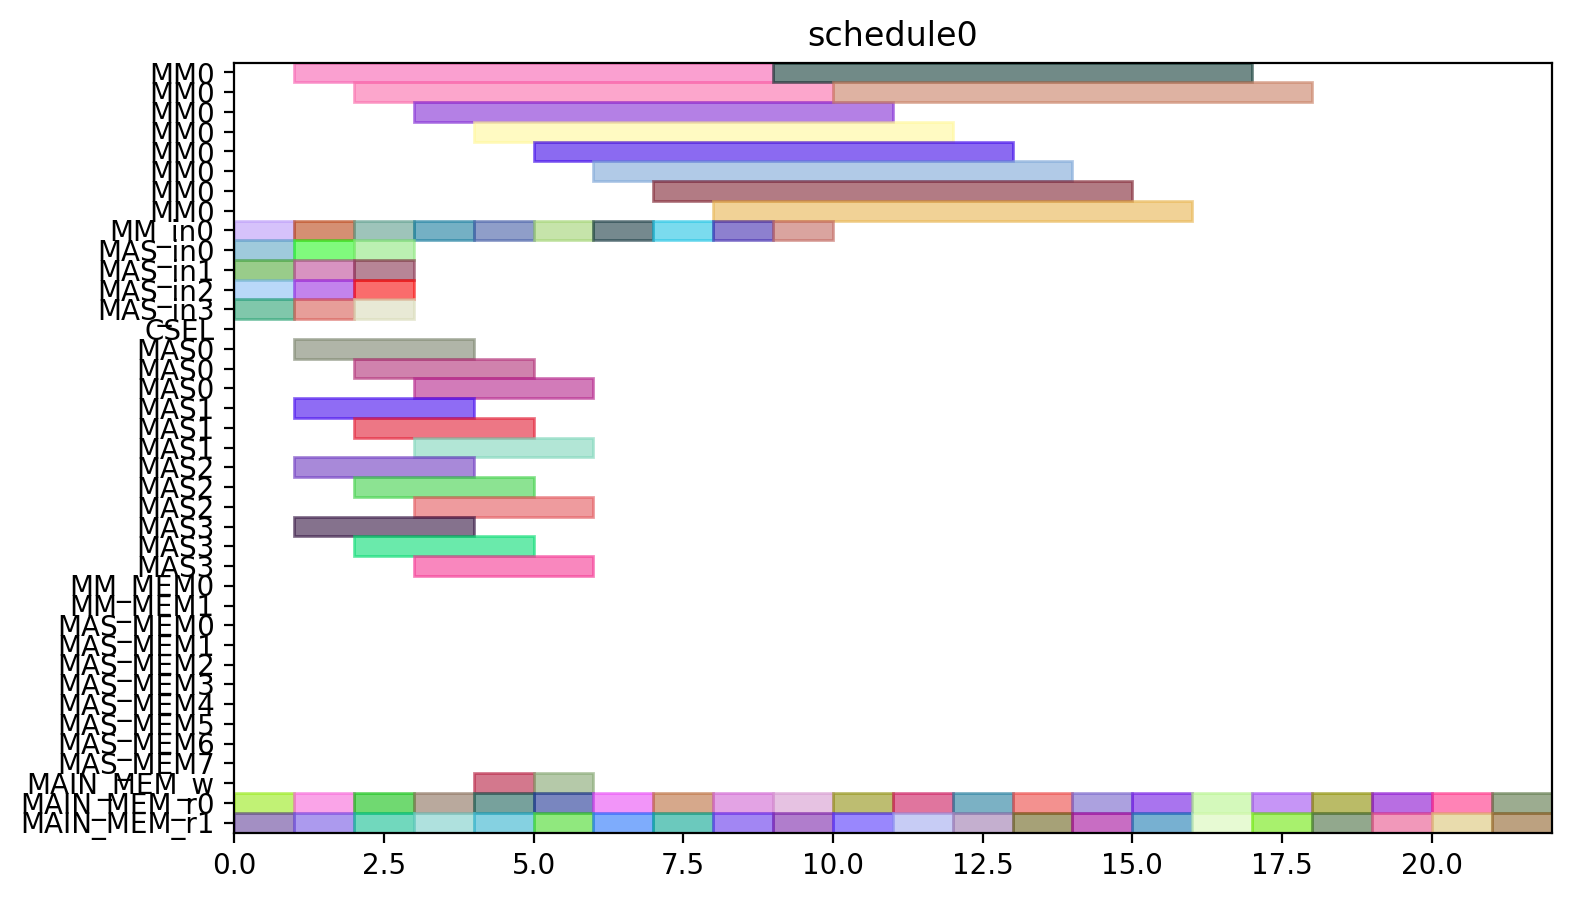

Source code (Python):
from pyschedule import Scenario, solvers, plotters, alt


def solve():
	horizon = 90
	S = Scenario("schedule0", horizon=horizon)

	# resource
	MM = S.Resources('MM', num=1, size=8)
	MM_in = S.Resources('MM_in', num=1)
	MAS_in = S.Resources('MAS_in', num=4)
	CSEL = S.Resource('CSEL')
	MAS = S.Resources('MAS', num=4, size=3, periods=range(1, horizon))
	MM_MEM = S.Resources('MM_MEM', num=2)
	MAS_MEM = S.Resources('MAS_MEM', num=8)
	MAIN_MEM_w = S.Resource('MAIN_MEM_w', size=1)
	MAIN_MEM_r = S.Resources('MAIN_MEM_r', num=2)

	# result of previous scheduling

	# new tasks
	c10_t0 = S.Task('c10_t0', length=8, delay_cost=1)
	c10_t0 += alt(MM)
	c10_t0_in = S.Task('c10_t0_in', length=1, delay_cost=1)
	c10_t0_in += alt(MM_in)
	S += c10_t0_in*MM_in[0]<=c10_t0*MM[0]

	c10_t0_mem0 = S.Task('c10_t0_mem0', length=1, delay_cost=1)
	c10_t0_mem0 += MAIN_MEM_r[0]
	c10_t0_mem1 = S.Task('c10_t0_mem1', length=1, delay_cost=1)
	c10_t0_mem1 += MAIN_MEM_r[1]
	c10_t1 = S.Task('c10_t1', length=8, delay_cost=1)
	c10_t1 += alt(MM)
	c10_t1_in = S.Task('c10_t1_in', length=1, delay_cost=1)
	c10_t1_in += alt(MM_in)
	S += c10_t1_in*MM_in[0]<=c10_t1*MM[0]

	c10_t1_mem0 = S.Task('c10_t1_mem0', length=1, delay_cost=1)
	c10_t1_mem0 += MAIN_MEM_r[0]
	c10_t1_mem1 = S.Task('c10_t1_mem1', length=1, delay_cost=1)
	c10_t1_mem1 += MAIN_MEM_r[1]
	c10_t2 = S.Task('c10_t2', length=3, delay_cost=1)
	c10_t2 += alt(MAS)
	c10_t2_in = S.Task('c10_t2_in', length=1, delay_cost=1)
	c10_t2_in += alt(MAS_in)
	S += c10_t2_in*MAS_in[0]<=c10_t2*MAS[0]

	S += c10_t2_in*MAS_in[1]<=c10_t2*MAS[1]

	S += c10_t2_in*MAS_in[2]<=c10_t2*MAS[2]

	S += c10_t2_in*MAS_in[3]<=c10_t2*MAS[3]

	c10_t2_mem0 = S.Task('c10_t2_mem0', length=1, delay_cost=1)
	c10_t2_mem0 += MAIN_MEM_r[0]
	c10_t2_mem1 = S.Task('c10_t2_mem1', length=1, delay_cost=1)
	c10_t2_mem1 += MAIN_MEM_r[1]
	c10_t3 = S.Task('c10_t3', length=3, delay_cost=1)
	c10_t3 += alt(MAS)
	c10_t3_in = S.Task('c10_t3_in', length=1, delay_cost=1)
	c10_t3_in += alt(MAS_in)
	S += c10_t3_in*MAS_in[0]<=c10_t3*MAS[0]

	S += c10_t3_in*MAS_in[1]<=c10_t3*MAS[1]

	S += c10_t3_in*MAS_in[2]<=c10_t3*MAS[2]

	S += c10_t3_in*MAS_in[3]<=c10_t3*MAS[3]

	c10_t3_mem0 = S.Task('c10_t3_mem0', length=1, delay_cost=1)
	c10_t3_mem0 += MAIN_MEM_r[0]
	c10_t3_mem1 = S.Task('c10_t3_mem1', length=1, delay_cost=1)
	c10_t3_mem1 += MAIN_MEM_r[1]
	c20_t0 = S.Task('c20_t0', length=8, delay_cost=1)
	c20_t0 += alt(MM)
	c20_t0_in = S.Task('c20_t0_in', length=1, delay_cost=1)
	c20_t0_in += alt(MM_in)
	S += c20_t0_in*MM_in[0]<=c20_t0*MM[0]

	c20_t0_mem0 = S.Task('c20_t0_mem0', length=1, delay_cost=1)
	c20_t0_mem0 += MAIN_MEM_r[0]
	c20_t0_mem1 = S.Task('c20_t0_mem1', length=1, delay_cost=1)
	c20_t0_mem1 += MAIN_MEM_r[1]
	c20_t1 = S.Task('c20_t1', length=8, delay_cost=1)
	c20_t1 += alt(MM)
	c20_t1_in = S.Task('c20_t1_in', length=1, delay_cost=1)
	c20_t1_in += alt(MM_in)
	S += c20_t1_in*MM_in[0]<=c20_t1*MM[0]

	c20_t1_mem0 = S.Task('c20_t1_mem0', length=1, delay_cost=1)
	c20_t1_mem0 += MAIN_MEM_r[0]
	c20_t1_mem1 = S.Task('c20_t1_mem1', length=1, delay_cost=1)
	c20_t1_mem1 += MAIN_MEM_r[1]
	c20_t2 = S.Task('c20_t2', length=3, delay_cost=1)
	c20_t2 += alt(MAS)
	c20_t2_in = S.Task('c20_t2_in', length=1, delay_cost=1)
	c20_t2_in += alt(MAS_in)
	S += c20_t2_in*MAS_in[0]<=c20_t2*MAS[0]

	S += c20_t2_in*MAS_in[1]<=c20_t2*MAS[1]

	S += c20_t2_in*MAS_in[2]<=c20_t2*MAS[2]

	S += c20_t2_in*MAS_in[3]<=c20_t2*MAS[3]

	c20_t2_mem0 = S.Task('c20_t2_mem0', length=1, delay_cost=1)
	c20_t2_mem0 += MAIN_MEM_r[0]
	c20_t2_mem1 = S.Task('c20_t2_mem1', length=1, delay_cost=1)
	c20_t2_mem1 += MAIN_MEM_r[1]
	c20_t3 = S.Task('c20_t3', length=3, delay_cost=1)
	c20_t3 += alt(MAS)
	c20_t3_in = S.Task('c20_t3_in', length=1, delay_cost=1)
	c20_t3_in += alt(MAS_in)
	S += c20_t3_in*MAS_in[0]<=c20_t3*MAS[0]

	S += c20_t3_in*MAS_in[1]<=c20_t3*MAS[1]

	S += c20_t3_in*MAS_in[2]<=c20_t3*MAS[2]

	S += c20_t3_in*MAS_in[3]<=c20_t3*MAS[3]

	c20_t3_mem0 = S.Task('c20_t3_mem0', length=1, delay_cost=1)
	c20_t3_mem0 += MAIN_MEM_r[0]
	c20_t3_mem1 = S.Task('c20_t3_mem1', length=1, delay_cost=1)
	c20_t3_mem1 += MAIN_MEM_r[1]
	c01_t0 = S.Task('c01_t0', length=8, delay_cost=1)
	c01_t0 += alt(MM)
	c01_t0_in = S.Task('c01_t0_in', length=1, delay_cost=1)
	c01_t0_in += alt(MM_in)
	S += c01_t0_in*MM_in[0]<=c01_t0*MM[0]

	c01_t0_mem0 = S.Task('c01_t0_mem0', length=1, delay_cost=1)
	c01_t0_mem0 += MAIN_MEM_r[0]
	c01_t0_mem1 = S.Task('c01_t0_mem1', length=1, delay_cost=1)
	c01_t0_mem1 += MAIN_MEM_r[1]
	c01_t1 = S.Task('c01_t1', length=8, delay_cost=1)
	c01_t1 += alt(MM)
	c01_t1_in = S.Task('c01_t1_in', length=1, delay_cost=1)
	c01_t1_in += alt(MM_in)
	S += c01_t1_in*MM_in[0]<=c01_t1*MM[0]

	c01_t1_mem0 = S.Task('c01_t1_mem0', length=1, delay_cost=1)
	c01_t1_mem0 += MAIN_MEM_r[0]
	c01_t1_mem1 = S.Task('c01_t1_mem1', length=1, delay_cost=1)
	c01_t1_mem1 += MAIN_MEM_r[1]
	c01_t2 = S.Task('c01_t2', length=3, delay_cost=1)
	c01_t2 += alt(MAS)
	c01_t2_in = S.Task('c01_t2_in', length=1, delay_cost=1)
	c01_t2_in += alt(MAS_in)
	S += c01_t2_in*MAS_in[0]<=c01_t2*MAS[0]

	S += c01_t2_in*MAS_in[1]<=c01_t2*MAS[1]

	S += c01_t2_in*MAS_in[2]<=c01_t2*MAS[2]

	S += c01_t2_in*MAS_in[3]<=c01_t2*MAS[3]

	c01_t2_mem0 = S.Task('c01_t2_mem0', length=1, delay_cost=1)
	c01_t2_mem0 += MAIN_MEM_r[0]
	c01_t2_mem1 = S.Task('c01_t2_mem1', length=1, delay_cost=1)
	c01_t2_mem1 += MAIN_MEM_r[1]
	c01_t3 = S.Task('c01_t3', length=3, delay_cost=1)
	c01_t3 += alt(MAS)
	c01_t3_in = S.Task('c01_t3_in', length=1, delay_cost=1)
	c01_t3_in += alt(MAS_in)
	S += c01_t3_in*MAS_in[0]<=c01_t3*MAS[0]

	S += c01_t3_in*MAS_in[1]<=c01_t3*MAS[1]

	S += c01_t3_in*MAS_in[2]<=c01_t3*MAS[2]

	S += c01_t3_in*MAS_in[3]<=c01_t3*MAS[3]

	c01_t3_mem0 = S.Task('c01_t3_mem0', length=1, delay_cost=1)
	c01_t3_mem0 += MAIN_MEM_r[0]
	c01_t3_mem1 = S.Task('c01_t3_mem1', length=1, delay_cost=1)
	c01_t3_mem1 += MAIN_MEM_r[1]
	c11_t0 = S.Task('c11_t0', length=8, delay_cost=1)
	c11_t0 += alt(MM)
	c11_t0_in = S.Task('c11_t0_in', length=1, delay_cost=1)
	c11_t0_in += alt(MM_in)
	S += c11_t0_in*MM_in[0]<=c11_t0*MM[0]

	c11_t0_mem0 = S.Task('c11_t0_mem0', length=1, delay_cost=1)
	c11_t0_mem0 += MAIN_MEM_r[0]
	c11_t0_mem1 = S.Task('c11_t0_mem1', length=1, delay_cost=1)
	c11_t0_mem1 += MAIN_MEM_r[1]
	c11_t1 = S.Task('c11_t1', length=8, delay_cost=1)
	c11_t1 += alt(MM)
	c11_t1_in = S.Task('c11_t1_in', length=1, delay_cost=1)
	c11_t1_in += alt(MM_in)
	S += c11_t1_in*MM_in[0]<=c11_t1*MM[0]

	c11_t1_mem0 = S.Task('c11_t1_mem0', length=1, delay_cost=1)
	c11_t1_mem0 += MAIN_MEM_r[0]
	c11_t1_mem1 = S.Task('c11_t1_mem1', length=1, delay_cost=1)
	c11_t1_mem1 += MAIN_MEM_r[1]
	c11_t2 = S.Task('c11_t2', length=3, delay_cost=1)
	c11_t2 += alt(MAS)
	c11_t2_in = S.Task('c11_t2_in', length=1, delay_cost=1)
	c11_t2_in += alt(MAS_in)
	S += c11_t2_in*MAS_in[0]<=c11_t2*MAS[0]

	S += c11_t2_in*MAS_in[1]<=c11_t2*MAS[1]

	S += c11_t2_in*MAS_in[2]<=c11_t2*MAS[2]

	S += c11_t2_in*MAS_in[3]<=c11_t2*MAS[3]

	c11_t2_mem0 = S.Task('c11_t2_mem0', length=1, delay_cost=1)
	c11_t2_mem0 += MAIN_MEM_r[0]
	c11_t2_mem1 = S.Task('c11_t2_mem1', length=1, delay_cost=1)
	c11_t2_mem1 += MAIN_MEM_r[1]
	c11_t3 = S.Task('c11_t3', length=3, delay_cost=1)
	c11_t3 += alt(MAS)
	c11_t3_in = S.Task('c11_t3_in', length=1, delay_cost=1)
	c11_t3_in += alt(MAS_in)
	S += c11_t3_in*MAS_in[0]<=c11_t3*MAS[0]

	S += c11_t3_in*MAS_in[1]<=c11_t3*MAS[1]

	S += c11_t3_in*MAS_in[2]<=c11_t3*MAS[2]

	S += c11_t3_in*MAS_in[3]<=c11_t3*MAS[3]

	c11_t3_mem0 = S.Task('c11_t3_mem0', length=1, delay_cost=1)
	c11_t3_mem0 += MAIN_MEM_r[0]
	c11_t3_mem1 = S.Task('c11_t3_mem1', length=1, delay_cost=1)
	c11_t3_mem1 += MAIN_MEM_r[1]
	c21_t0 = S.Task('c21_t0', length=8, delay_cost=1)
	c21_t0 += alt(MM)
	c21_t0_in = S.Task('c21_t0_in', length=1, delay_cost=1)
	c21_t0_in += alt(MM_in)
	S += c21_t0_in*MM_in[0]<=c21_t0*MM[0]

	c21_t0_mem0 = S.Task('c21_t0_mem0', length=1, delay_cost=1)
	c21_t0_mem0 += MAIN_MEM_r[0]
	c21_t0_mem1 = S.Task('c21_t0_mem1', length=1, delay_cost=1)
	c21_t0_mem1 += MAIN_MEM_r[1]
	c21_t1 = S.Task('c21_t1', length=8, delay_cost=1)
	c21_t1 += alt(MM)
	c21_t1_in = S.Task('c21_t1_in', length=1, delay_cost=1)
	c21_t1_in += alt(MM_in)
	S += c21_t1_in*MM_in[0]<=c21_t1*MM[0]

	c21_t1_mem0 = S.Task('c21_t1_mem0', length=1, delay_cost=1)
	c21_t1_mem0 += MAIN_MEM_r[0]
	c21_t1_mem1 = S.Task('c21_t1_mem1', length=1, delay_cost=1)
	c21_t1_mem1 += MAIN_MEM_r[1]
	c21_t2 = S.Task('c21_t2', length=3, delay_cost=1)
	c21_t2 += alt(MAS)
	c21_t2_in = S.Task('c21_t2_in', length=1, delay_cost=1)
	c21_t2_in += alt(MAS_in)
	S += c21_t2_in*MAS_in[0]<=c21_t2*MAS[0]

	S += c21_t2_in*MAS_in[1]<=c21_t2*MAS[1]

	S += c21_t2_in*MAS_in[2]<=c21_t2*MAS[2]

	S += c21_t2_in*MAS_in[3]<=c21_t2*MAS[3]

	c21_t2_mem0 = S.Task('c21_t2_mem0', length=1, delay_cost=1)
	c21_t2_mem0 += MAIN_MEM_r[0]
	c21_t2_mem1 = S.Task('c21_t2_mem1', length=1, delay_cost=1)
	c21_t2_mem1 += MAIN_MEM_r[1]
	c21_t3 = S.Task('c21_t3', length=3, delay_cost=1)
	c21_t3 += alt(MAS)
	c21_t3_in = S.Task('c21_t3_in', length=1, delay_cost=1)
	c21_t3_in += alt(MAS_in)
	S += c21_t3_in*MAS_in[0]<=c21_t3*MAS[0]

	S += c21_t3_in*MAS_in[1]<=c21_t3*MAS[1]

	S += c21_t3_in*MAS_in[2]<=c21_t3*MAS[2]

	S += c21_t3_in*MAS_in[3]<=c21_t3*MAS[3]

	c21_t3_mem0 = S.Task('c21_t3_mem0', length=1, delay_cost=1)
	c21_t3_mem0 += MAIN_MEM_r[0]
	c21_t3_mem1 = S.Task('c21_t3_mem1', length=1, delay_cost=1)
	c21_t3_mem1 += MAIN_MEM_r[1]
	c000 = S.Task('c000', length=3, delay_cost=1)
	c000 += alt(MAS)
	c000_in = S.Task('c000_in', length=1, delay_cost=1)
	c000_in += alt(MAS_in)
	S += c000_in*MAS_in[0]<=c000*MAS[0]

	S += c000_in*MAS_in[1]<=c000*MAS[1]

	S += c000_in*MAS_in[2]<=c000*MAS[2]

	S += c000_in*MAS_in[3]<=c000*MAS[3]

	S += 0<c000

	c000_w = S.Task('c000_w', length=1, delay_cost=1)
	c000_w += alt(MAIN_MEM_w)
	S += c000 <= c000_w

	c000_mem0 = S.Task('c000_mem0', length=1, delay_cost=1)
	c000_mem0 += MAIN_MEM_r[0]
	c000_mem1 = S.Task('c000_mem1', length=1, delay_cost=1)
	c000_mem1 += MAIN_MEM_r[1]
	c001 = S.Task('c001', length=3, delay_cost=1)
	c001 += alt(MAS)
	c001_in = S.Task('c001_in', length=1, delay_cost=1)
	c001_in += alt(MAS_in)
	S += c001_in*MAS_in[0]<=c001*MAS[0]

	S += c001_in*MAS_in[1]<=c001*MAS[1]

	S += c001_in*MAS_in[2]<=c001*MAS[2]

	S += c001_in*MAS_in[3]<=c001*MAS[3]

	S += 0<c001

	c001_w = S.Task('c001_w', length=1, delay_cost=1)
	c001_w += alt(MAIN_MEM_w)
	S += c001 <= c001_w

	c001_mem0 = S.Task('c001_mem0', length=1, delay_cost=1)
	c001_mem0 += MAIN_MEM_r[0]
	c001_mem1 = S.Task('c001_mem1', length=1, delay_cost=1)
	c001_mem1 += MAIN_MEM_r[1]
	solvers.mip.solve(S,msg=1,kind='CPLEX',ratio_gap=1.01)

	solution = [['hoge']*len(S.solution()[1]) for i in range(len(S.solution()))]
	for i in range(len(S.solution())):
		for j in range(len(S.solution()[i])):
			solution[i][j]=str(S.solution()[i][j])
	print(solution)

	cycles = int(solution[-1][3])

	pic_file_name = "/home/mfukuda/ABE/multiRAM_multiMAS_16mux/scheduling_result/stage8MM1_stage3MAS4/FROB/schedule0.png"
	if(S.solution() != []):
		plotters.matplotlib.plot(S,img_filename=pic_file_name, show_task_labels=False, fig_size=(cycles*0.25+3, 5))

	return solution
